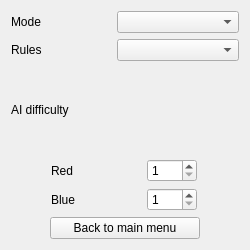
<?xml version="1.0" encoding="UTF-8"?>
<ui version="4.0">
 <class>SettingsMenu</class>
 <widget class="QWidget" name="SettingsMenu">
  <property name="geometry">
   <rect>
    <x>0</x>
    <y>0</y>
    <width>250</width>
    <height>250</height>
   </rect>
  </property>
  <property name="maximumSize">
   <size>
    <width>250</width>
    <height>250</height>
   </size>
  </property>
  <property name="windowTitle">
   <string>Form</string>
  </property>
  <layout class="QVBoxLayout" name="verticalLayout">
   <item>
    <layout class="QHBoxLayout" name="horizontalLayout">
     <item>
      <widget class="QLabel" name="label">
       <property name="maximumSize">
        <size>
         <width>100</width>
         <height>16777215</height>
        </size>
       </property>
       <property name="text">
        <string>Mode</string>
       </property>
      </widget>
     </item>
     <item>
      <widget class="QComboBox" name="modeComboBox">
       <property name="editable">
        <bool>false</bool>
       </property>
       <property name="currentText">
        <string/>
       </property>
      </widget>
     </item>
    </layout>
   </item>
   <item>
    <layout class="QHBoxLayout" name="horizontalLayout_2">
     <item>
      <widget class="QLabel" name="label_2">
       <property name="maximumSize">
        <size>
         <width>100</width>
         <height>16777215</height>
        </size>
       </property>
       <property name="text">
        <string>Rules</string>
       </property>
      </widget>
     </item>
     <item>
      <widget class="QComboBox" name="rulesComboBox"/>
     </item>
    </layout>
   </item>
   <item>
    <widget class="QLabel" name="label_5">
     <property name="text">
      <string>AI difficulty</string>
     </property>
    </widget>
   </item>
   <item>
    <layout class="QHBoxLayout" name="horizontalLayout_3">
     <item>
      <widget class="QLabel" name="label_3">
       <property name="maximumSize">
        <size>
         <width>50</width>
         <height>16777215</height>
        </size>
       </property>
       <property name="text">
        <string>Red</string>
       </property>
      </widget>
     </item>
     <item>
      <widget class="QSpinBox" name="redDifficultySpinBox">
       <property name="maximumSize">
        <size>
         <width>50</width>
         <height>16777215</height>
        </size>
       </property>
       <property name="minimum">
        <number>1</number>
       </property>
       <property name="maximum">
        <number>10</number>
       </property>
      </widget>
     </item>
    </layout>
   </item>
   <item>
    <layout class="QHBoxLayout" name="horizontalLayout_4">
     <item>
      <widget class="QLabel" name="label_4">
       <property name="maximumSize">
        <size>
         <width>50</width>
         <height>16777215</height>
        </size>
       </property>
       <property name="text">
        <string>Blue</string>
       </property>
      </widget>
     </item>
     <item>
      <widget class="QSpinBox" name="blueDifficultySpinBox">
       <property name="maximumSize">
        <size>
         <width>50</width>
         <height>16777215</height>
        </size>
       </property>
       <property name="minimum">
        <number>1</number>
       </property>
       <property name="maximum">
        <number>10</number>
       </property>
      </widget>
     </item>
    </layout>
   </item>
   <item>
    <layout class="QHBoxLayout" name="horizontalLayout_5">
     <item>
      <widget class="QPushButton" name="backToMainMenuButton">
       <property name="maximumSize">
        <size>
         <width>150</width>
         <height>16777215</height>
        </size>
       </property>
       <property name="text">
        <string>Back to main menu</string>
       </property>
      </widget>
     </item>
    </layout>
   </item>
  </layout>
 </widget>
 <resources/>
 <connections/>
</ui>
